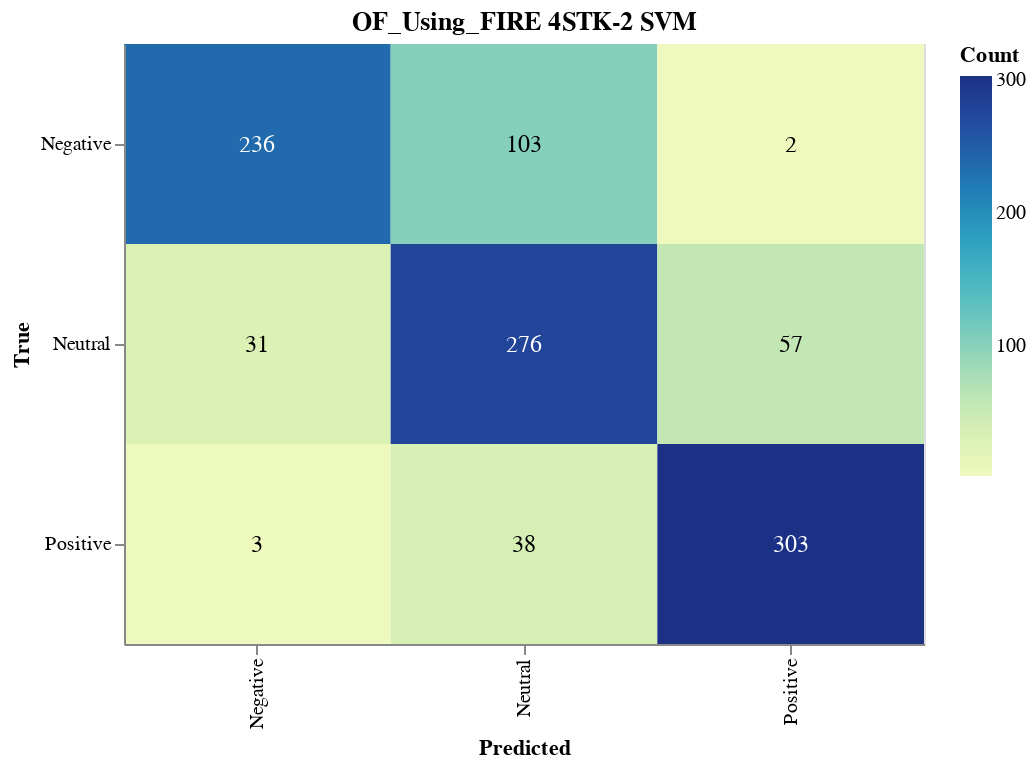

Notebook code for this chart:
### Markdown cell above
#### Save CM

### Code cell
import altair as alt
import altair_saver
import pandas as pd
from sklearn.metrics import confusion_matrix

# Calculate the confusion matrix
cm = confusion_matrix(y_val, svm_validation_predictions)

# Define class names
class_names = ['Negative', 'Neutral', 'Positive']

# Convert confusion matrix to DataFrame
cm_df = pd.DataFrame(cm, index=class_names, columns=class_names).reset_index().melt(id_vars='index')
cm_df.columns = ['True', 'Predicted', 'Count']

# Ensure the order of categories
cm_df['True'] = pd.Categorical(cm_df['True'], categories=class_names, ordered=True)
cm_df['Predicted'] = pd.Categorical(cm_df['Predicted'], categories=class_names, ordered=True)

# Create the Altair plot
heatmap = alt.Chart(cm_df).mark_rect().encode(
    x=alt.X('Predicted:O', sort=class_names),
    y=alt.Y('True:O', sort=class_names),
    color='Count:Q',
    tooltip=['True', 'Predicted', 'Count']
).properties(
    width=400,
    height=300,
    title='OF_Using_FIRE 4STK-2 SVM'
)

# Add text labels
text = heatmap.mark_text(
    align='center',
    baseline='middle',
    fontSize=12
).encode(
    text='Count:Q',
    color=alt.condition(
        alt.datum.Count > cm.max() / 2,
        alt.value('white'),
        alt.value('black')
    )
)

# Combine heatmap and text
final_chart = heatmap + text

# Display the plot
final_chart.show()

### Figure 1 — Vega-Lite specification as saved in the notebook (floating-point values rounded to 4 significant figures)
{"config": {"view": {"continuousWidth": 300, "continuousHeight": 300}}, "layer": [{"mark": {"type": "rect"}, "encoding": {"color": {"field": "Count", "type": "quantitative"}, "tooltip": [{"field": "True", "type": "ordinal"}, {"field": "Predicted", "type": "ordinal"}, {"field": "Count", "type": "quantitative"}], "x": {"field": "Predicted", "sort": ["Negative", "Neutral", "Positive"], "type": "ordinal"}, "y": {"field": "True", "sort": ["Negative", "Neutral", "Positive"], "type": "ordinal"}}, "title": "OF_Using_FIRE 4STK-2 SVM"}, {"mark": {"type": "text", "align": "center", "baseline": "middle", "fontSize": 12}, "encoding": {"color": {"condition": {"test": "(datum.Count > 151.5)", "value": "white"}, "value": "black"}, "text": {"field": "Count", "type": "quantitative"}, "tooltip": [{"field": "True", "type": "ordinal"}, {"field": "Predicted", "type": "ordinal"}, {"field": "Count", "type": "quantitative"}], "x": {"field": "Predicted", "sort": ["Negative", "Neutral", "Positive"], "type": "ordinal"}, "y": {"field": "True", "sort": ["Negative", "Neutral", "Positive"], "type": "ordinal"}}, "title": "OF_Using_FIRE 4STK-2 SVM"}], "data": {"name": "data-f35893c2d866bebad134f401a6f1e55b"}, "height": 300, "width": 400, "$schema": "https://vega.github.io/schema/vega-lite/v5.17.0.json", "datasets": {"data-f35893c2d866bebad134f401a6f1e55b": [{"True": "Negative", "Predicted": "Negative", "Count": 236}, {"True": "Neutral", "Predicted": "Negative", "Count": 31}, {"True": "Positive", "Predicted": "Negative", "Count": 3}, {"True": "Negative", "Predicted": "Neutral", "Count": 103}, {"True": "Neutral", "Predicted": "Neutral", "Count": 276}, {"True": "Positive", "Predicted": "Neutral", "Count": 38}, {"True": "Negative", "Predicted": "Positive", "Count": 2}, {"True": "Neutral", "Predicted": "Positive", "Count": 57}, {"True": "Positive", "Predicted": "Positive", "Count": 303}]}}
